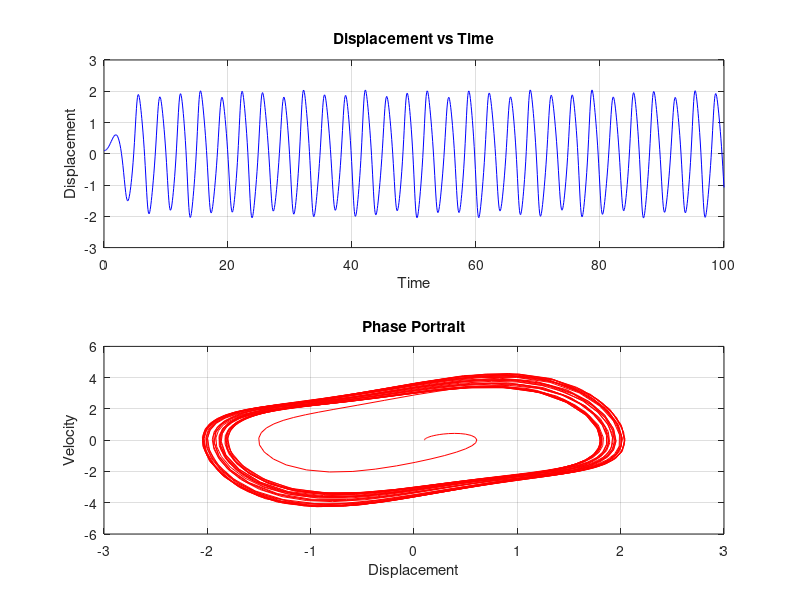

Reproduce this figure in MATLAB.
% MATLAB Program to simulate SDOF Duffing-Van der Pol Oscillator

% Define parameters
mu = 1.0;         % Coefficient of the nonlinear damping term
omega0 = 1.0;     % Natural frequency of the linear part of the system
alpha = 1.0;      % Coefficient of the nonlinear stiffness term
F = 0.5;          % Amplitude of the external forcing
omega = 1.2;      % Frequency of the external forcing

% Time span for simulation
tspan = [0 100];

% Initial conditions [x0, v0]
initial_conditions = [0.1, 0]; % Initial displacement and velocity

% Define the Duffing-Van der Pol ODE as a function
duffing_vdp = @(t, y) [y(2); 
                       F*cos(omega*t) - mu*(y(1)^2 - 1)*y(2) - omega0^2*y(1) - alpha*y(1)^3];

% Solve the ODE using ode45 solver
[t, Y] = ode45(duffing_vdp, tspan, initial_conditions);

% Extract displacement and velocity
x = Y(:, 1);
v = Y(:, 2);

% Plot the results
figure;
subplot(2, 1, 1);
plot(t, x, 'b');
xlabel('Time');
ylabel('Displacement');
title('Displacement vs Time');
grid on;

subplot(2, 1, 2);
plot(x, v, 'r');
xlabel('Displacement');
ylabel('Velocity');
title('Phase Portrait');
grid on;
